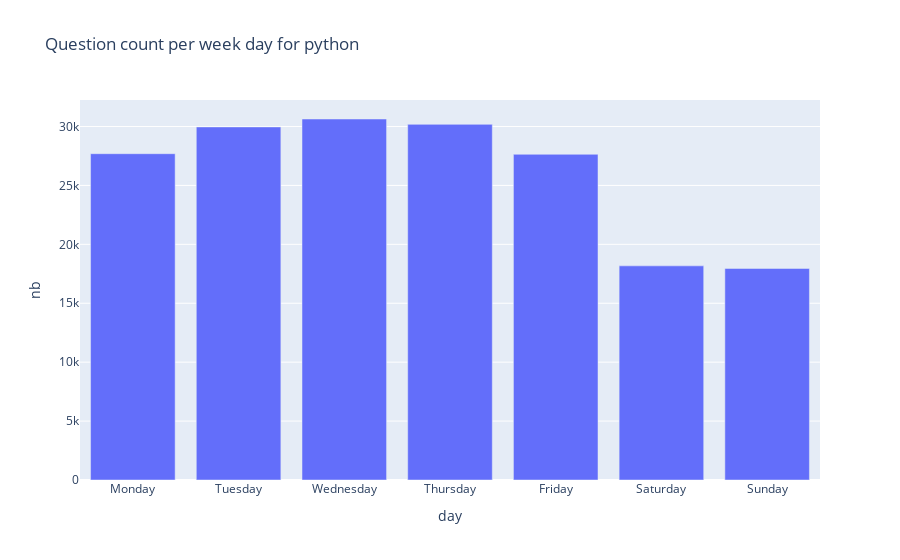

The code cell stored with this chart in its notebook:
### Code cell
plot("python")

### Figure 1 — Plotly figure (JSON) as saved in the notebook; plotly's stock layout.template omitted (floating-point values rounded to 4 significant figures)
{"data": [{"alignmentgroup": "True", "hovertemplate": "day=%{x}<br>nb=%{y}<extra></extra>", "legendgroup": "", "marker": {"color": "#636efa", "pattern": {"shape": ""}}, "name": "", "offsetgroup": "", "orientation": "v", "showlegend": false, "textposition": "auto", "type": "bar", "x": ["Monday", "Tuesday", "Wednesday", "Thursday", "Friday", "Saturday", "Sunday"], "xaxis": "x", "y": [27691, 29963, 30636, 30181, 27640, 18173, 17953], "yaxis": "y"}], "layout": {"barmode": "relative", "legend": {"tracegroupgap": 0}, "title": {"text": "Question count per week day for python"}, "xaxis": {"anchor": "y", "domain": [0, 1], "title": {"text": "day"}}, "yaxis": {"anchor": "x", "domain": [0, 1], "title": {"text": "nb"}}}}
